Frame 1 (no input): blank canvas, image omitted
Frame 60 (no input): blank canvas, image omitted
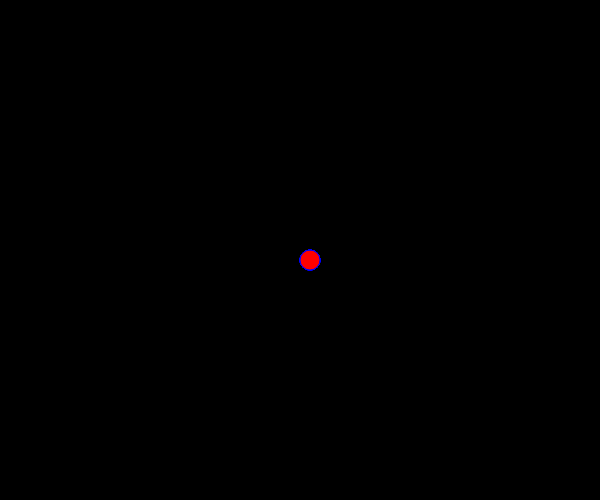
Frame 120 (the mouse pressed at the canvas centre since frame 60)

The p5.js sketch whose frames 1 and 60 were blank and that drew this single picture after the mouse press (run headless with seeded random() and noise() and a simulated clock; from frame 60 on, the mouse is pressed at the canvas centre):

// p5.js sketch
// ── sketch.js
function setup() {
    createCanvas(600, 500);
    background("black");
    
    }
    
    function draw() {
    stroke("blue");
    fill("red");
    if(mouseIsPressed){
    rect(mouseX, mouseY, 20, 20, 20);
    
    }
      
    }
